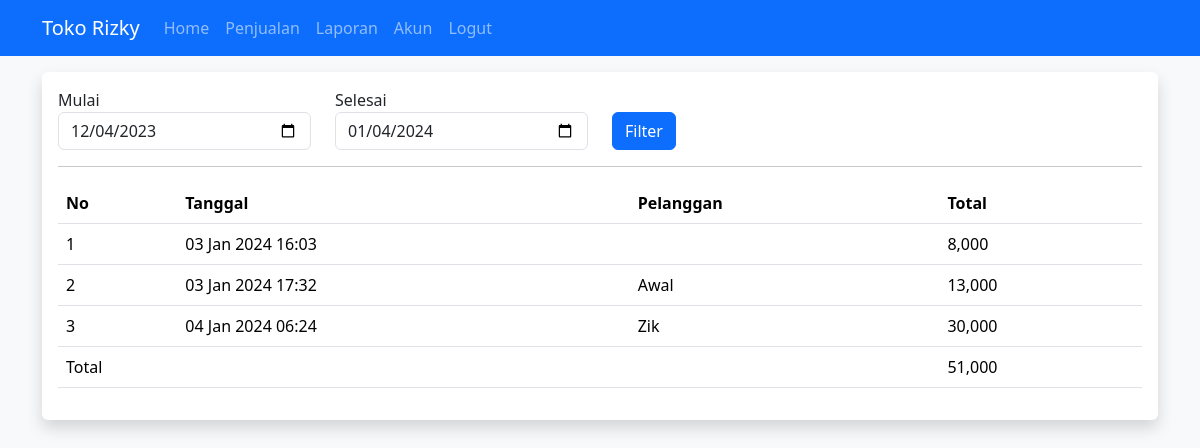
The app's page /kasir/laporan.php (signed in) with its own data.
### tables this page shows
CREATE TABLE `penjualan` (
  `id_penjualan` int(11) NOT NULL,
  `id_pelanggan` int(11) DEFAULT NULL,
  `id_toko` int(11) NOT NULL,
  `id_user` int(11) NOT NULL,
  `tanggal_penjualan` datetime NOT NULL,
  `total_penjualan` int(11) NOT NULL,
  `bayar_penjualan` int(11) NOT NULL,
  `kembalian_penjualan` int(11) NOT NULL
);

CREATE TABLE `pelanggan` (
  `id_pelanggan` int(11) NOT NULL,
  `id_toko` int(11) NOT NULL,
  `nama_pelanggan` varchar(100) NOT NULL,
  `email_pelanggan` varchar(100) NOT NULL,
  `telepon_pelanggan` varchar(25) NOT NULL,
  `alamat_pelanggan` varchar(100) NOT NULL
);

### kasir/laporan.php (the view)
<?php include 'header.php'; ?>
<?php
if (isset($_POST['tglm']) AND $_POST['tgls'])
{
    $tglm = $_POST['tglm'];
    $tgls = $_POST['tgls'];
} else{
    $tgls = date("Y-m-d");
    $tglm = (new Datetime($tgls))->modify("-1 month")->format("Y-m-d");
}
$laporan = array();
$id_toko = $_SESSION['user']['id_toko'];
$id_user = $_SESSION['user']['id_user'];
$ambil = $koneksi->query("SELECT * FROM penjualan
            LEFT JOIN pelanggan ON penjualan.id_pelanggan=pelanggan.id_pelanggan
            WHERE penjualan.id_toko='$id_toko' AND id_user='$id_user' AND DATE(tanggal_penjualan) BETWEEN '$tglm' AND '$tgls' ");
while ($tiap = $ambil->fetch_assoc())
{
    $laporan[] =$tiap;
}
?>
<div class="container">
    <div class="card border-0 shadow">
        <div class="card-body">
            <form method="post">
                <div class="row">
                    <div class="col-md-3">
                        <label>Mulai</label>
                        <input type="date" name="tglm" class="form-control" value="<?php echo $tglm ?>">
                    </div>
                    <div class="col-md-3">
                        <label>Selesai</label>
                        <input type="date" name="tgls" class="form-control" value="<?php echo $tgls ?>">
                    </div>
                    <div class="col-md-3">
                        <label>&nbsp;</label><br>
                        <button class="btn btn-primary" name="filter">Filter</button>
                    </div>
                </div>
            </form>
            <hr>
        <table class="table">
            <thead>
                <tr>
                    <th>No</th>
                    <th>Tanggal</th>
                    <th>Pelanggan</th>
                    <th>Total</th>
                </tr>
            </thead>
            <tbody>
                <?php $grandtotal =0; ?>
                <?php foreach ($laporan as $key => $value): ?>
                <?php $grandtotal+=$value["total_penjualan"] ?>
                <tr>
                    <td><?php echo $key+1 ?></td>
                    <td><?php echo date("d M Y H:i", strtotime($value['tanggal_penjualan'])) ?></td>
                    <td><?php echo $value['nama_pelanggan'] ?></td>
                    <td><?php echo number_format($value['total_penjualan']) ?></td>
                </tr>
                <?php endforeach ?>
            </tbody>
            <tfoot>
                <tr>
                    <td colspan="3">Total</td>
                    <td><?php echo number_format($grandtotal) ?></td>
                </tr>
            </tfoot>
        </table>
        </div>
    </div>
</div>
<?php include 'footer.php'; ?>

### records on screen
penjualan: tanggal_penjualan "03 Jan 2024 16:03", total_penjualan "8,000"
penjualan: tanggal_penjualan "03 Jan 2024 17:32", id_pelanggan.nama_pelanggan "Awal", total_penjualan "13,000"
penjualan: tanggal_penjualan "04 Jan 2024 06:24", id_pelanggan.nama_pelanggan "Zik", total_penjualan "30,000"

### other values on screen
$grandtotal "51,000"
